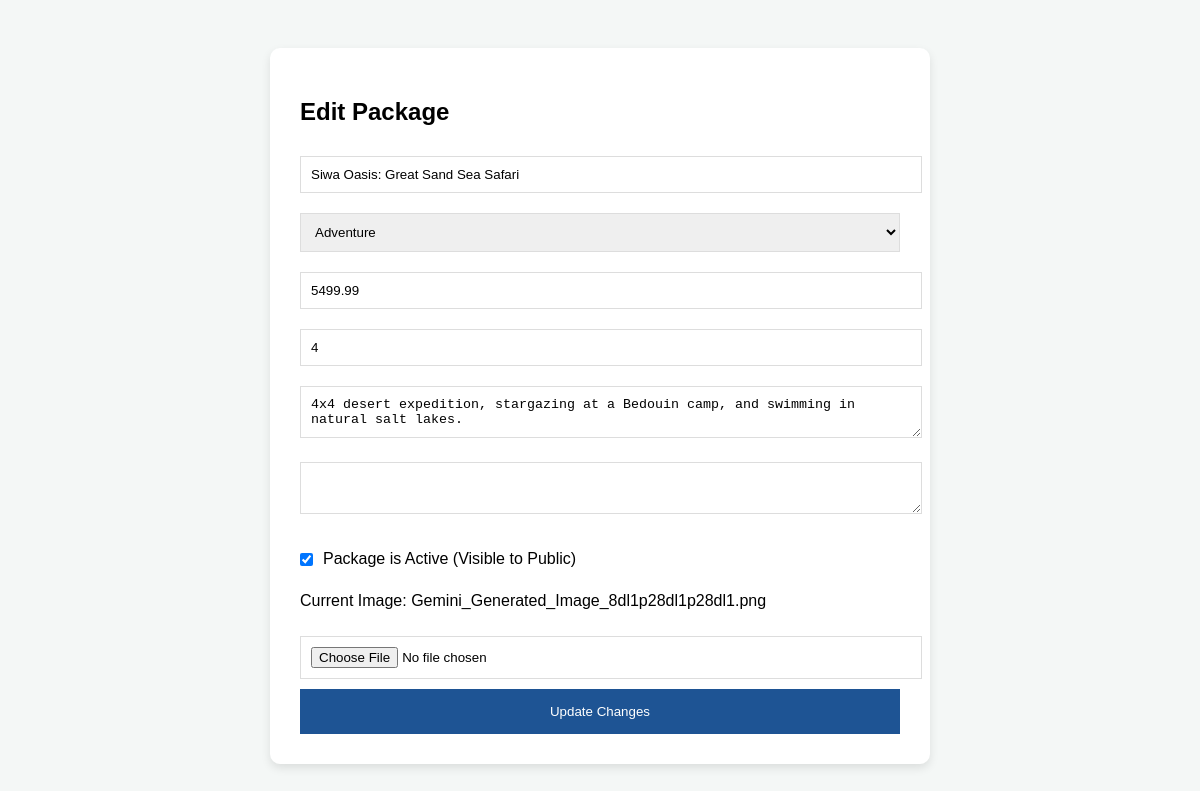
The app's page /admin_edit_package.php?id=2 (signed in) with its own data.
### tables this page shows
CREATE TABLE `packages` (
  `package_id` int(11) NOT NULL,
  `title` varchar(150) NOT NULL,
  `short_desc` varchar(255) NOT NULL,
  `long_desc` text NOT NULL,
  `price` decimal(10,2) NOT NULL,
  `duration_days` int(11) NOT NULL,
  `image_url` varchar(255) NOT NULL,
  `is_active` tinyint(1) NOT NULL DEFAULT 1,
  `category_id` int(11) NOT NULL
);

CREATE TABLE `categories` (
  `category_id` int(11) NOT NULL,
  `name` varchar(50) NOT NULL
);

### admin_edit_package.php (the view, shortened to what this page needs)
<?php
include 'wegha_db.php';
$id = intval($_GET['id']);
$package = $conn->query("SELECT * FROM packages WHERE package_id = $id")->fetch_assoc();
$categories = $conn->query("SELECT * FROM categories");
?>
<!DOCTYPE html>
<html lang="en">
<head>
</head>
<body>
    <div class="form-container">
        <h2>Edit Package</h2>
        <form method="POST" enctype="multipart/form-data">
            <input type="text" name="title" value="<?php echo $package['title']; ?>" required>
            <select name="category_id">
                <?php while ($cat = $categories->fetch_assoc()): ?>
                    <option value="<?php echo $cat['category_id']; ?>" <?php if ($cat['category_id'] == $package['category_id']) echo 'selected'; ?>>
                        <?php echo $cat['name']; ?>
                    </option>
                <?php endwhile; ?>
            </select>
            <input type="number" name="price" value="<?php echo $package['price']; ?>">
            <input type="number" name="duration" value="<?php echo $package['duration_days']; ?>">
            <textarea name="short_desc"><?php echo $package['short_desc']; ?></textarea>
            <textarea name="long_desc"><?php echo $package['long_description']; ?></textarea>
            <div class="checkbox-group">
                <input type="checkbox" name="is_active" style="width:auto;" <?php if ($package['is_active']) echo 'checked'; ?>>
                <label>Package is Active (Visible to Public)</label>
            </div>
            <p>Current Image: <?php echo $package['image_url']; ?></p>
            <input type="file" name="image">
            <button type="submit" class="btn">Update Changes</button>
        </form>
    </div>
</body>
</html>

### admin_edit_package.php (style rules this page uses)
body { font-family: sans-serif; background: #f4f7f6; padding: 40px; }
.form-container { max-width: 600px; margin: auto; background: white; padding: 30px; border-radius: 10px; box-shadow: 0 4px 10px rgba(0, 0, 0, 0.1); }
input, select, textarea { width: 100%; padding: 10px; margin: 10px 0; border: 1px solid #ddd; }
.checkbox-group { margin: 15px 0; display: flex; align-items: center; gap: 10px; }
.btn { background: #1e5494; color: white; border: none; padding: 15px; width: 100%; cursor: pointer; }

### records on screen
packages: title "Siwa Oasis: Great Sand Sea Safari", category_id "Adventure", price "5499.99", duration "4", short_desc "4x4 desert expedition, stargazing at a Bedouin camp, and swimming in natural salt lakes.", is_active "☑", image_url "Gemini_Generated_Image_8dl1p28dl1p28dl1.png"
